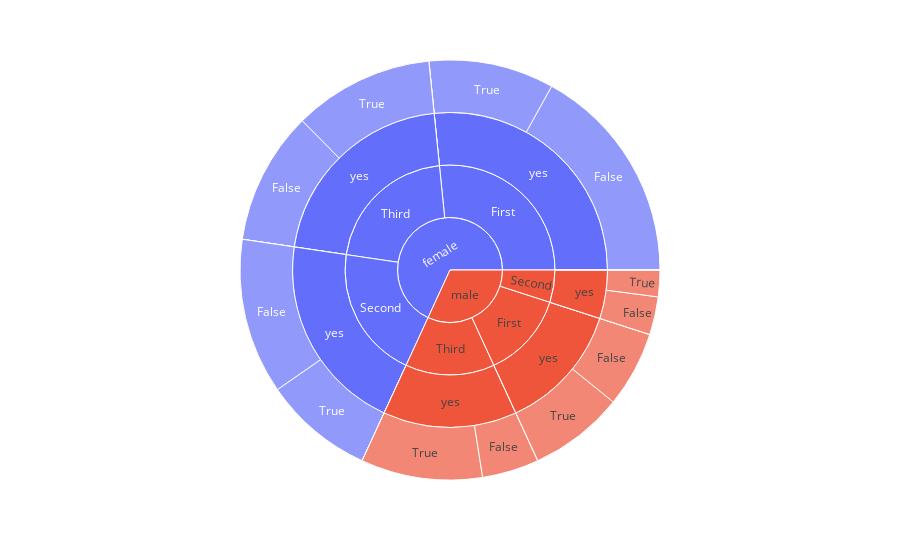

Notebook cell for this chart:
### Code cell
fig=px.sunburst(df,
            path=['sex','class','alive','alone'],
            values='survived',
            color='sex')
fig.show()

### Figure 1 — Plotly figure (JSON) as saved in the notebook; plotly's stock layout.template omitted (floating-point values rounded to 4 significant figures)
{"data": [{"branchvalues": "total", "customdata": [["female"], ["female"], ["female"], ["female"], ["female"], ["female"], ["female"], ["female"], ["female"], ["female"], ["female"], ["female"], ["female"], ["female"], ["female"], ["female"], ["female"], ["female"], ["female"], ["female"], ["female"], ["female"], ["male"], ["male"], ["male"], ["male"], ["male"], ["male"], ["male"], ["male"], ["male"], ["male"], ["male"], ["male"], ["male"], ["male"], ["male"], ["male"], ["male"], ["male"], ["male"], ["male"], ["male"], ["male"]], "domain": {"x": [0, 1], "y": [0, 1]}, "hovertemplate": "labels=%{label}<br>survived=%{value}<br>parent=%{parent}<br>id=%{id}<br>sex=%{customdata[0]}<extra></extra>", "ids": ["female/First/no/True", "female/Second", "female/Third", "female/First", "female/First/no", "female/Second/no", "female/Third/no", "female/Second/yes", "female/Third/yes", "female/First/yes", "female/First/no/False", "female/Second/no/True", "female/Second/no/False", "female", "female/First/yes/True", "female/First/yes/False", "female/Third/yes/True", "female/Third/no/False", "female/Third/yes/False", "female/Second/yes/True", "female/Third/no/True", "female/Second/yes/False", "male/Second", "male/First", "male/Third/no/True", "male/Third", "male/First/no/True", "male/Third/yes", "male/First/yes", "male/Second/no", "male/First/no/False", "male/First/yes/True", "male/First/no", "male/Third/no", "male/Second/yes/True", "male", "male/Second/no/False", "male/First/yes/False", "male/Second/yes/False", "male/Third/yes/False", "male/Second/no/True", "male/Third/yes/True", "male/Second/yes", "male/Third/no/False"], "labels": ["True", "Second", "Third", "First", "no", "no", "no", "yes", "yes", "yes", "False", "True", "False", "female", "True", "False", "True", "False", "False", "True", "True", "False", "Second", "First", "True", "Third", "True", "yes", "yes", "no", "False", "True", "no", "no", "True", "male", "False", "False", "False", "False", "True", "True", "yes", "False"], "marker": {"colors": ["#636efa", "#636efa", "#636efa", "#636efa", "#636efa", "#636efa", "#636efa", "#636efa", "#636efa", "#636efa", "#636efa", "#636efa", "#636efa", "#636efa", "#636efa", "#636efa", "#636efa", "#636efa", "#636efa", "#636efa", "#636efa", "#636efa", "#EF553B", "#EF553B", "#EF553B", "#EF553B", "#EF553B", "#EF553B", "#EF553B", "#EF553B", "#EF553B", "#EF553B", "#EF553B", "#EF553B", "#EF553B", "#EF553B", "#EF553B", "#EF553B", "#EF553B", "#EF553B", "#EF553B", "#EF553B", "#EF553B", "#EF553B"]}, "name": "", "parents": ["female/First/no", "female", "female", "female", "female/First", "female/Second", "female/Third", "female/Second", "female/Third", "female/First", "female/First/no", "female/Second/no", "female/Second/no", "", "female/First/yes", "female/First/yes", "female/Third/yes", "female/Third/no", "female/Third/yes", "female/Second/yes", "female/Third/no", "female/Second/yes", "male", "male", "male/Third/no", "male", "male/First/no", "male/Third", "male/First", "male/Second", "male/First/no", "male/First/yes", "male/First", "male/Third", "male/Second/yes", "", "male/Second/no", "male/First/yes", "male/Second/yes", "male/Third/yes", "male/Second/no", "male/Third/yes", "male/Second", "male/Third/no"], "type": "sunburst", "values": [0.0, 70.0, 72.0, 91.0, 0.0, 0.0, 0.0, 70.0, 72.0, 91.0, 0.0, 0.0, 0.0, 233.0, 33.0, 58.0, 37.0, 0.0, 35.0, 29.0, 0.0, 41.0, 17.0, 45.0, 0.0, 47.0, 0.0, 47.0, 45.0, 0.0, 0.0, 25.0, 0.0, 0.0, 7.0, 109.0, 0.0, 20.0, 10.0, 15.0, 0.0, 32.0, 17.0, 0.0]}], "layout": {"legend": {"tracegroupgap": 0}, "margin": {"t": 60}}}
